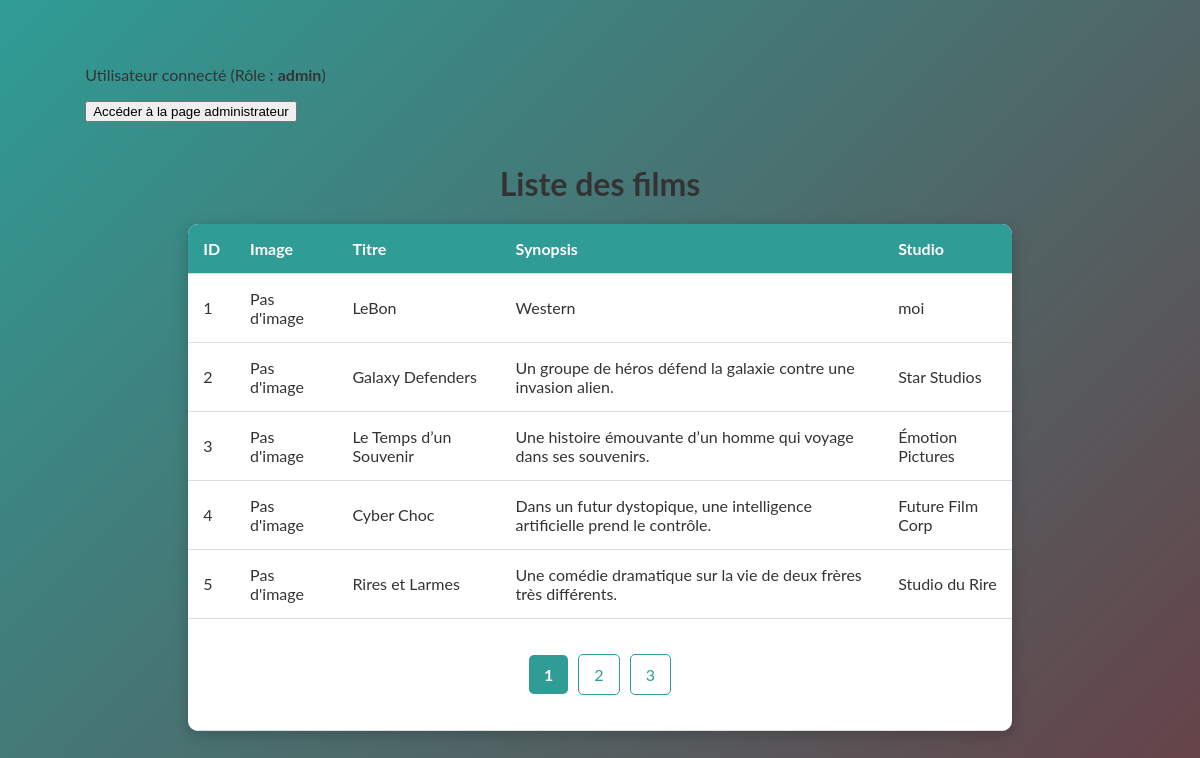
/www/pagination.php (signed in), run on the app's committed database.
### tables this page shows
CREATE TABLE `film` (
  `id` int NOT NULL,
  `title` varchar(250) NOT NULL,
  `synopsis` varchar(150) NOT NULL,
  `studio` varchar(255) NOT NULL,
  `img` blob NOT NULL,
  `img_type` varchar(50) NOT NULL
);

### www/pagination.php (the view, shortened to what this page needs)
<?php
$pdo = connexion();
?>
<!DOCTYPE html>
<html>
    <head>
        <link href="./asset/pagination.css" rel="stylesheet">
    </head>
    <body>
        <div style="text-align: left;">
            <?php if ($_SESSION['role'] !== 'invite' && $_SESSION['role'] === 'admin'): ?>
                <p>Utilisateur connecté (Rôle : <strong><?php echo htmlspecialchars($_SESSION['role']); ?></strong>)</p>
            <?php else: ?>
                <p>Utilisateur non connecté</p>
            <?php endif; ?>
            <?php if ($_SESSION['role'] === 'admin'): ?>
                <button onclick="window.location.href='./admin/index_administrateur.php'" style="margin-bottom: 20px;">Accéder à la page administrateur</button>
            <?php endif; ?>
            <center>
            <h1>Liste des films</h1>
            <table>
                <?php
                $limit = 5;
                $request = 'SELECT COUNT(*) as total FROM film';
                $stmt = $pdo->prepare($request);
                $stmt->execute();
                $total = $stmt->fetch(PDO::FETCH_ASSOC)['total'];
                $totalPages = ceil($total / $limit);
                $page = isset($_GET['page']) ? (int)$_GET['page'] : 1;
                $offset = ($page - 1) * $limit;
                ?>
                <tr>
                    <th>ID</th>
                    <th>Image</th>
                    <th>Titre</th>
                    <th>Synopsis</th>
                    <th>Studio</th>
                </tr>
                <?php
                $request = 'SELECT * FROM film LIMIT :limit OFFSET :offset';
                $stmt = $pdo->prepare($request);
                $stmt->bindParam(':limit', $limit, PDO::PARAM_INT);
                $stmt->bindParam(':offset', $offset, PDO::PARAM_INT);
                $stmt->execute();
                while ($row = $stmt->fetch()) {
                    ?>
                    <tr>
                        <td><?php echo $row['id']; ?></td>
                        <td style="text-align: left;">
                            <?php if (!empty($row['img'])): ?>
                                <img src="./uploads/<?php echo htmlspecialchars($row['img']); ?>" alt="Image" style="width: 100px; height: auto;">
                            <?php else: ?>
                                Pas d'image
                            <?php endif; ?>
                        </td>
                        <td><?php echo $row['title']; ?></td>
                        <td><?php echo $row['synopsis']; ?></td>
                        <td><?php echo $row['studio']; ?></td>
                    </tr>
                    <?php
                }
                ?>
                <tr>
                    <td colspan="5">
                        <div class="pagination">
                            <?php
                            for ($i = 1; $i <= $totalPages; $i++) {
                                if ($i == $page) {
                                    echo '<strong>' . $i . '</strong>';
                                } else {
                                    echo '<a href="?page=' . $i . '">' . $i . '</a>';
                                }
                            }
                            ?>
                        </div>
                    </td>
                </tr>
            </table>
            </center>
        </div>
    </body>
</html>

### www/asset/pagination.css (style rules this page uses)
body { font-family: 'Lato', 'sans-serif'; background: linear-gradient(135deg, #2F9C95, #664147); margin: 0; padding: 0; color: #333; display: flex; justify-content: center; align-items: center; min-height: 100vh; }
table { width: 80%; border-collapse: collapse; margin: 20px auto; background: #fff; border-radius: 10px; overflow: hidden; box-shadow: 0 4px 15px rgba(0, 0, 0, 0.2); }
th, td { padding: 15px; text-align: left; border-bottom: 1px solid #ddd; }
th { background: #2F9C95; color: #fff; font-weight: bold; }
.pagination { text-align: center; margin: 20px 0; }
.pagination a { display: inline-block; margin: 0 5px; padding: 10px 15px; text-decoration: none; color: #2F9C95; border: 1px solid #2F9C95; border-radius: 5px; transition: background 0.3s, color 0.3s; }
.pagination strong { display: inline-block; margin: 0 5px; padding: 10px 15px; background: #2F9C95; color: #fff; border-radius: 5px; }

### data on the page
film: id "1", img "Pas d'image", title "LeBon", synopsis "Western", studio "moi"
film: id "2", img "Pas d'image", title "Galaxy Defenders", synopsis "Un groupe de héros défend la galaxie contre une invasion alien.", studio "Star Studios"
film: id "3", img "Pas d'image", title "Le Temps d’un Souvenir", synopsis "Une histoire émouvante d’un homme qui voyage dans ses souvenirs.", studio "Émotion Pictures"
film: id "4", img "Pas d'image", title "Cyber Choc", synopsis "Dans un futur dystopique, une intelligence artificielle prend le contrôle.", studio "Future Film Corp"
film: id "5", img "Pas d'image", title "Rires et Larmes", synopsis "Une comédie dramatique sur la vie de deux frères très différents.", studio "Studio du Rire"

### other printed values
$_SESSION['role'] "admin"
